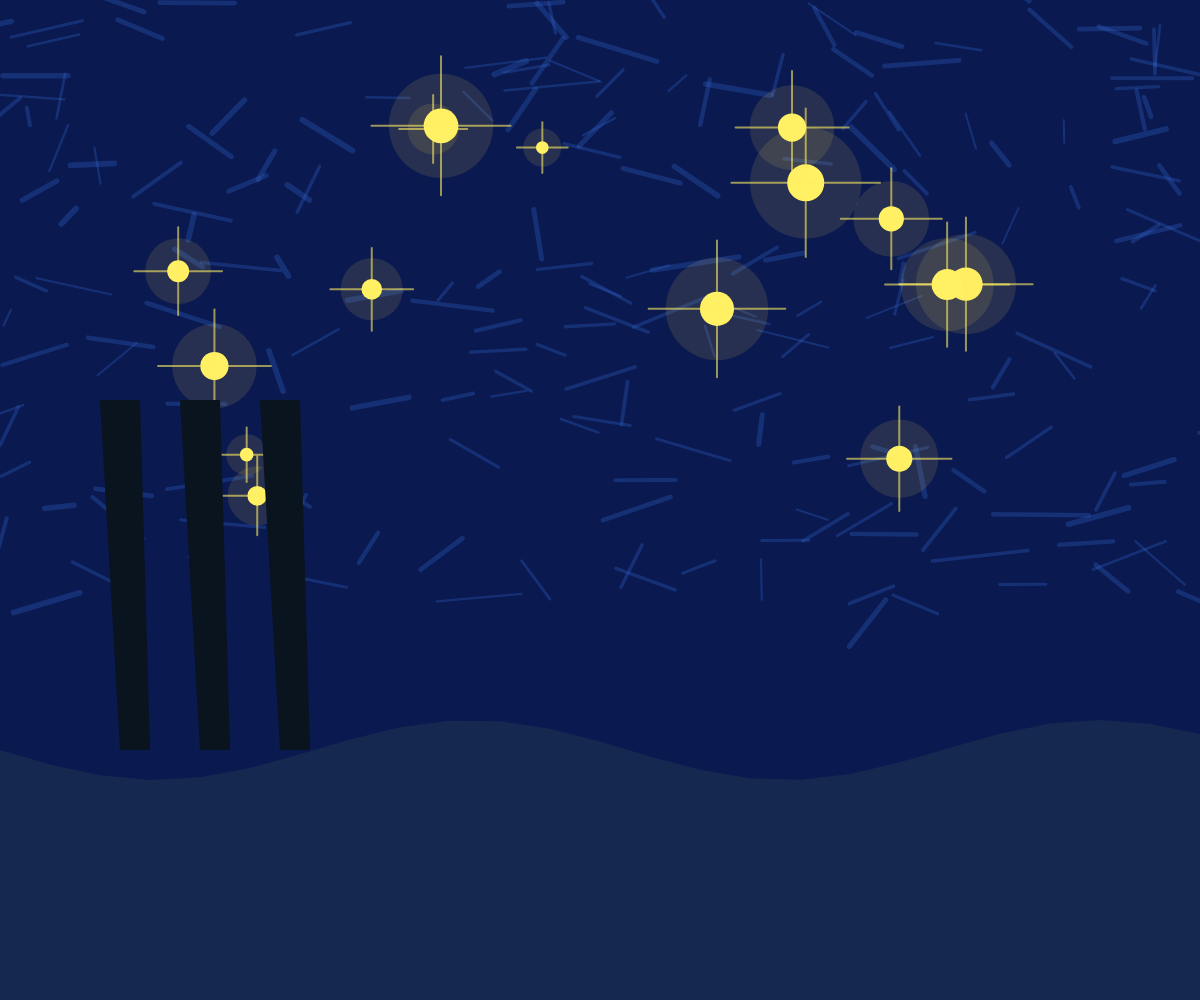
Frame 1 (no input)
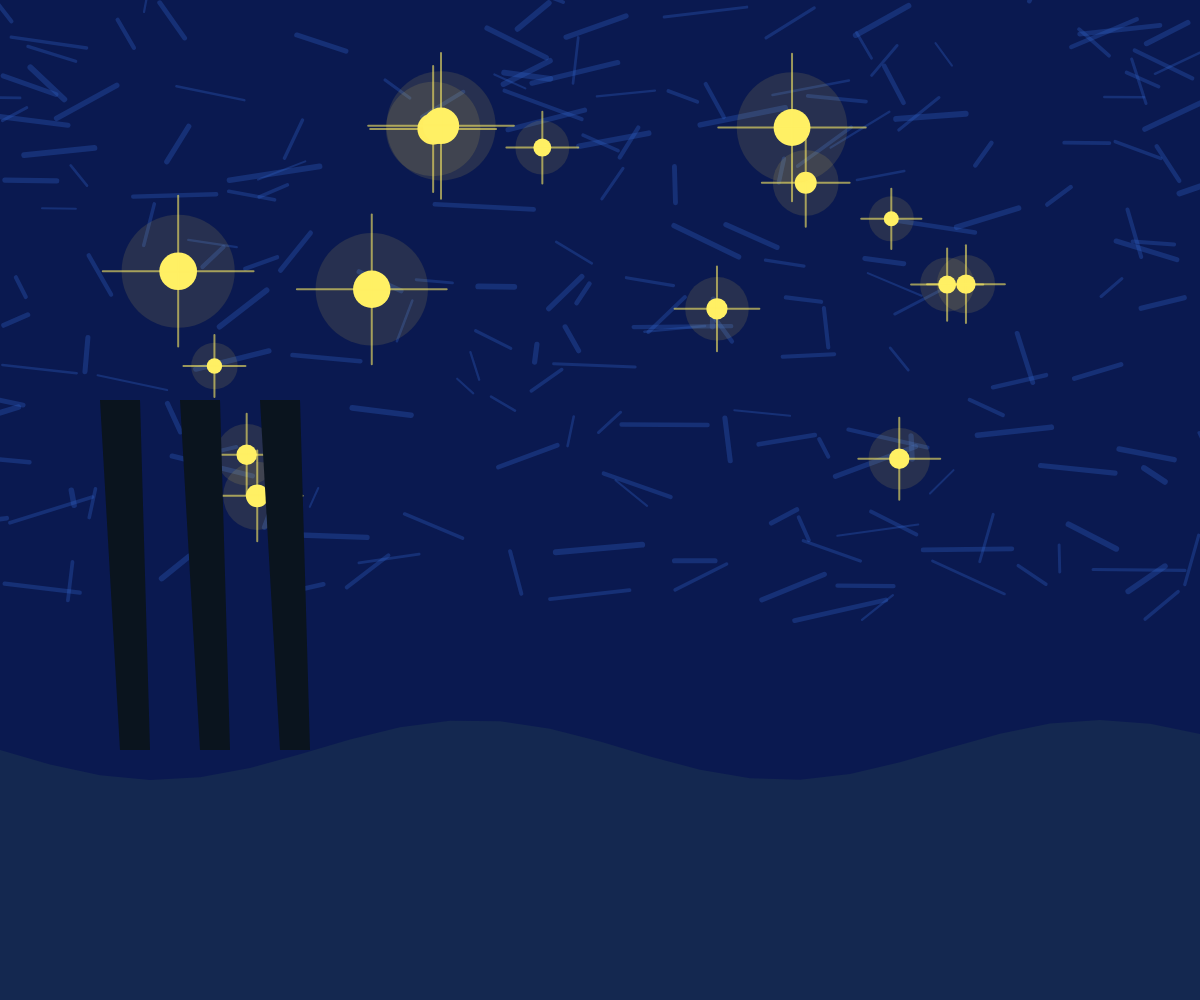
Frame 60 (no input)
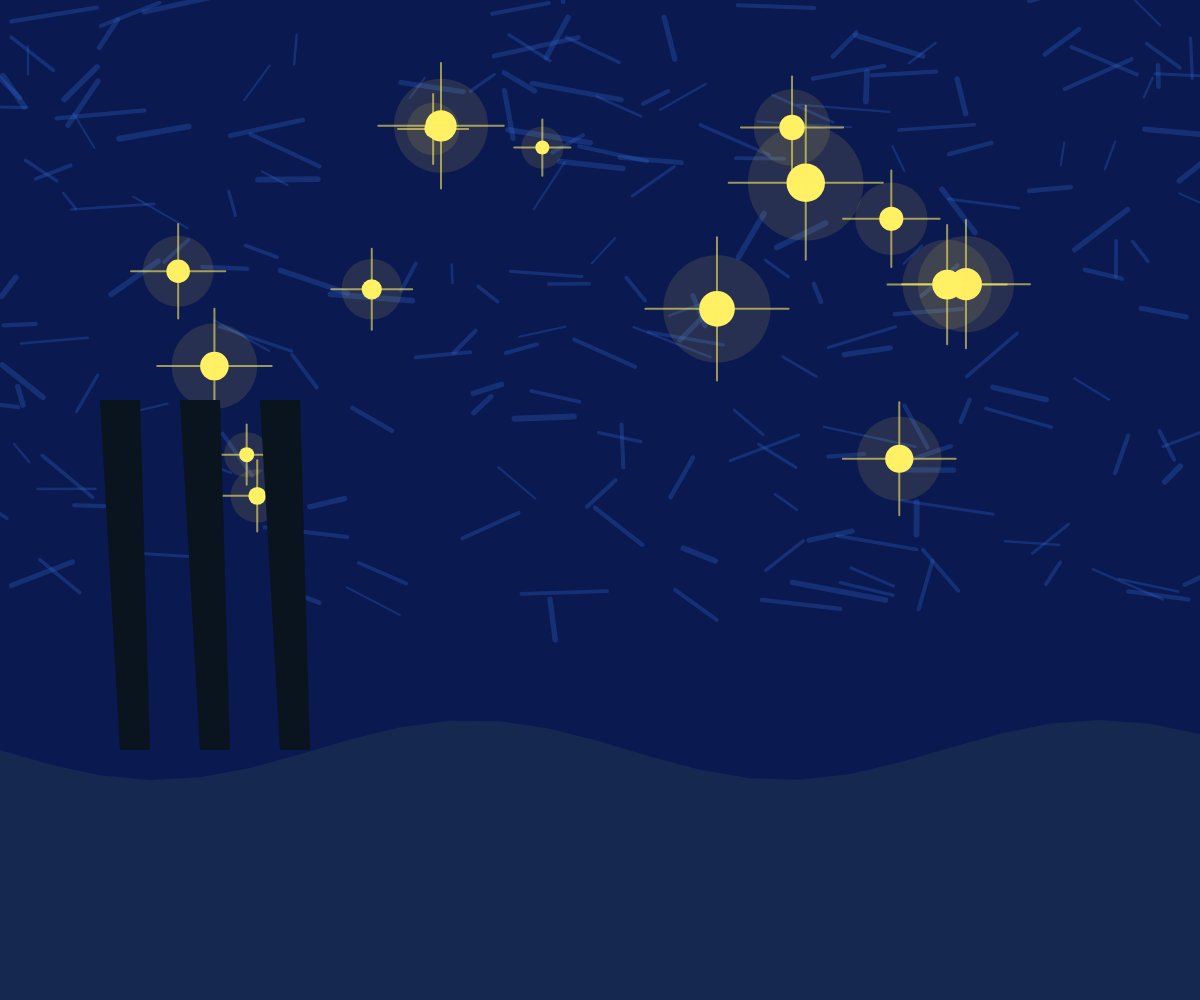
Frame 120 (the mouse pressed at the canvas centre since frame 60)

The p5.js sketch that drew these frames (run headless with seeded random() and noise() and a simulated clock; from frame 60 on, the mouse is pressed at the canvas centre):

// p5.js sketch
// ── sketch.js
// 第4课：梵高《星夜》
// 致敬文森特·梵高

let stars = [];
let brushStrokes = [];

function setup() {
  createCanvas(windowWidth, windowHeight);
  noStroke();
  
  // 生成星星
  for (let i = 0; i < 15; i++) {
    stars.push({
      x: random(width * 0.1, width * 0.9),
      y: random(height * 0.1, height * 0.5),
      r: random(15, 35),
      glow: random(0, TWO_PI)
    });
  }
  
  // 生成漩涡笔触
  for (let i = 0; i < 200; i++) {
    brushStrokes.push({
      x: random(width),
      y: random(height * 0.6),
      len: random(30, 100),
      angle: random(TWO_PI),
      speed: random(0.01, 0.03)
    });
  }
}

function draw() {
  // 深蓝色夜空背景
  background(10, 25, 80);
  
  // 画旋转的云层笔触
  colorMode(RGB);
  for (let s of brushStrokes) {
    s.angle += s.speed;
    let x2 = s.x + cos(s.angle) * s.len;
    let y2 = s.y + sin(s.angle) * s.len * 0.5;
    
    stroke(50, 100, 200, 80);
    strokeWeight(random(2, 6));
    line(s.x, s.y, x2, y2);
  }
  
  // 画发光的星星
  for (let star of stars) {
    star.glow += 0.05;
    let glowSize = star.r * (1 + 0.3 * sin(star.glow));
    
    // 光晕
    noStroke();
    fill(255, 220, 80, 30);
    ellipse(star.x, star.y, glowSize * 3, glowSize * 3);
    
    // 亮星
    fill(255, 240, 100);
    ellipse(star.x, star.y, glowSize, glowSize);
    
    // 星芒
    stroke(255, 240, 100, 150);
    strokeWeight(2);
    line(star.x - glowSize*2, star.y, star.x + glowSize*2, star.y);
    line(star.x, star.y - glowSize*2, star.x, star.y + glowSize*2);
  }
  
  // 画下方的山丘
  noStroke();
  fill(20, 40, 80);
  beginShape();
  vertex(0, height);
  for (let x = 0; x <= width; x += 50) {
    let y = height * 0.75 + sin(x * 0.01) * 30;
    vertex(x, y);
  }
  vertex(width, height);
  endShape(CLOSE);
  
  // 画黑色的柏树
  fill(10, 20, 30);
  for (let i = 0; i < 3; i++) {
    let cx = width * 0.1 + i * 80;
    beginShape();
    vertex(cx, height * 0.75);
    vertex(cx - 20, height * 0.4);
    vertex(cx + 20, height * 0.4);
    vertex(cx + 30, height * 0.75);
    endShape(CLOSE);
  }
}

function windowResized() {
  resizeCanvas(windowWidth, windowHeight);
}
